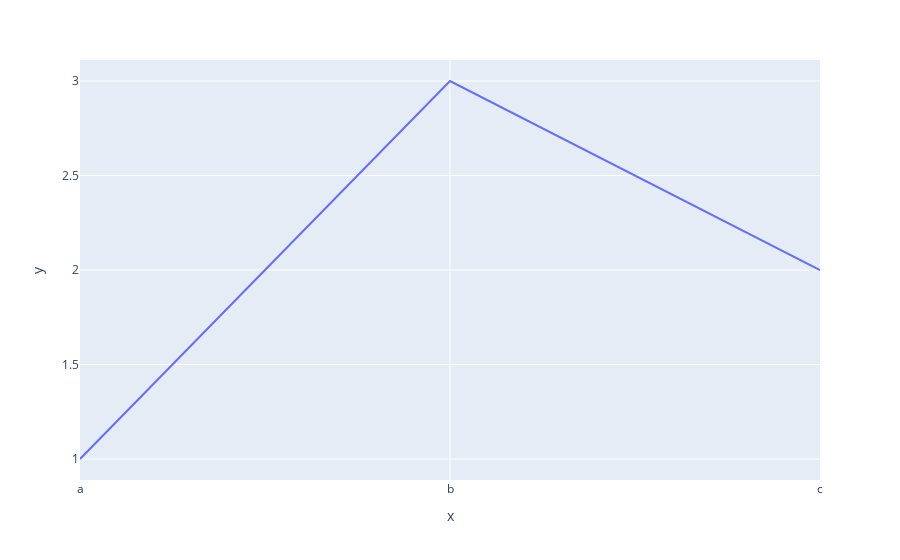

The cell this chart's notebook holds for it:
### Code cell
fig = px.line(data_frame=df, x=['a', 'b', 'c'], y=[1, 3, 2])
fig.show()

### Figure 1 — Plotly figure (JSON) as saved in the notebook; plotly's stock layout.template omitted (floating-point values rounded to 4 significant figures)
{"data": [{"hovertemplate": "x=%{x}<br>y=%{y}<extra></extra>", "legendgroup": "", "line": {"color": "#636efa", "dash": "solid"}, "marker": {"symbol": "circle"}, "mode": "lines", "name": "", "orientation": "v", "showlegend": false, "type": "scatter", "x": ["a", "b", "c"], "xaxis": "x", "y": [1, 3, 2], "yaxis": "y"}], "layout": {"legend": {"tracegroupgap": 0}, "margin": {"t": 60}, "xaxis": {"anchor": "y", "domain": [0, 1], "title": {"text": "x"}}, "yaxis": {"anchor": "x", "domain": [0, 1], "title": {"text": "y"}}}}
